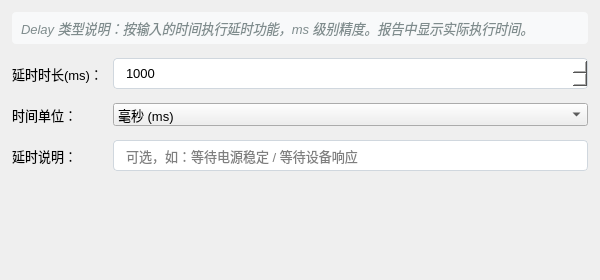
<?xml version="1.0" encoding="UTF-8"?>
<ui version="4.0">
 <class>CaseDelayForm</class>
 <widget class="QWidget" name="CaseDelayForm">
  <property name="geometry">
   <rect>
    <x>0</x>
    <y>0</y>
    <width>600</width>
    <height>280</height>
   </rect>
  </property>
  <property name="windowTitle">
   <string>Delay 用例配置</string>
  </property>
  <property name="styleSheet">
   <string notr="true">QWidget {
    font-family: "Microsoft YaHei", "Segoe UI", sans-serif;
    font-size: 13px;
}
QLabel#hintLabel {
    color: #7f8c8d;
    font-style: italic;
    padding: 6px;
    background-color: #f8f9fa;
    border-radius: 4px;
}
QLineEdit, QSpinBox {
    padding: 6px 10px;
    border: 1px solid #d0d7de;
    border-radius: 4px;
    background-color: white;
}
QLineEdit:focus, QSpinBox:focus {
    border: 1px solid #2c5aa0;
}</string>
  </property>
  <layout class="QVBoxLayout" name="mainLayout">
   <property name="leftMargin">
    <number>12</number>
   </property>
   <property name="topMargin">
    <number>12</number>
   </property>
   <property name="rightMargin">
    <number>12</number>
   </property>
   <property name="bottomMargin">
    <number>12</number>
   </property>
   <property name="spacing">
    <number>14</number>
   </property>
   <item>
    <widget class="QLabel" name="hintLabel">
     <property name="text">
      <string>Delay 类型说明：按输入的时间执行延时功能，ms 级别精度。报告中显示实际执行时间。</string>
     </property>
     <property name="wordWrap">
      <bool>true</bool>
     </property>
    </widget>
   </item>
   <item>
    <layout class="QFormLayout" name="formLayout">
     <property name="horizontalSpacing">
      <number>10</number>
     </property>
     <property name="verticalSpacing">
      <number>14</number>
     </property>
     <item row="0" column="0">
      <widget class="QLabel" name="label_delay">
       <property name="text">
        <string>延时时长(ms)：</string>
       </property>
      </widget>
     </item>
     <item row="0" column="1">
      <widget class="QSpinBox" name="spinBox_delay">
       <property name="minimum">
        <number>1</number>
       </property>
       <property name="maximum">
        <number>99999999</number>
       </property>
       <property name="value">
        <number>1000</number>
       </property>
       <property name="singleStep">
        <number>100</number>
       </property>
      </widget>
     </item>
     <item row="1" column="0">
      <widget class="QLabel" name="label_unit">
       <property name="text">
        <string>时间单位：</string>
       </property>
      </widget>
     </item>
     <item row="1" column="1">
      <widget class="QComboBox" name="comboBox_unit">
       <item>
        <property name="text">
         <string>毫秒 (ms)</string>
        </property>
       </item>
       <item>
        <property name="text">
         <string>秒 (s)</string>
        </property>
       </item>
       <item>
        <property name="text">
         <string>分钟 (min)</string>
        </property>
       </item>
      </widget>
     </item>
     <item row="2" column="0">
      <widget class="QLabel" name="label_desc">
       <property name="text">
        <string>延时说明：</string>
       </property>
      </widget>
     </item>
     <item row="2" column="1">
      <widget class="QLineEdit" name="lineEdit_desc">
       <property name="placeholderText">
        <string>可选，如：等待电源稳定 / 等待设备响应</string>
       </property>
      </widget>
     </item>
    </layout>
   </item>
   <item>
    <spacer name="verticalSpacer">
     <property name="orientation">
      <enum>Qt::Vertical</enum>
     </property>
     <property name="sizeHint" stdset="0">
      <size>
       <width>20</width>
       <height>40</height>
      </size>
     </property>
    </spacer>
   </item>
  </layout>
 </widget>
 <resources/>
 <connections/>
</ui>
